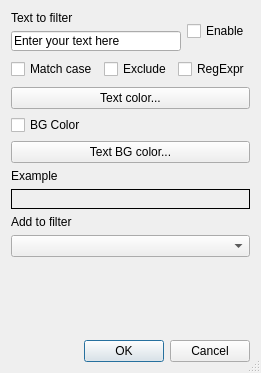
<?xml version="1.0" encoding="UTF-8"?>
<ui version="4.0">
 <class>FilterItemEditor</class>
 <widget class="QDialog" name="FilterItemEditor">
  <property name="windowModality">
   <enum>Qt::NonModal</enum>
  </property>
  <property name="geometry">
   <rect>
    <x>0</x>
    <y>0</y>
    <width>253</width>
    <height>373</height>
   </rect>
  </property>
  <property name="contextMenuPolicy">
   <enum>Qt::DefaultContextMenu</enum>
  </property>
  <property name="windowTitle">
   <string>Filter Item Dialog</string>
  </property>
  <property name="sizeGripEnabled">
   <bool>true</bool>
  </property>
  <property name="modal">
   <bool>false</bool>
  </property>
  <layout class="QVBoxLayout" name="verticalLayout1">

   <item>
   <layout class="QHBoxLayout" name="horizontalLayout2">
    <item>
    <layout class="QVBoxLayout" name="verticalLayout3">
    <item>
    <widget class="QLabel" name="label_textToFilter">
     <property name="text">
      <string>Text to filter</string>
     </property>
    </widget>
   </item>
   <item>
    <widget class="QLineEdit" name="lineEdit_filterItemEdit">
     <property name="sizePolicy">
      <sizepolicy hsizetype="MinimumExpanding" vsizetype="Minimum">
       <horstretch>0</horstretch>
       <verstretch>0</verstretch>
      </sizepolicy>
     </property>
     <property name="minimumSize">
      <size>
       <width>100</width>
       <height>20</height>
      </size>
     </property>
     <property name="sizeIncrement">
      <size>
       <width>0</width>
       <height>0</height>
      </size>
     </property>
     <property name="text">
      <string>Enter your text here</string>
     </property>
     </widget>
    </item>
    </layout>
    </item>
     <item>
      <widget class="QCheckBox" name="checkBox_enable">
       <property name="toolTip">
        <string>Tick this if you want to enable the filter</string>
       </property>
       <property name="text">
        <string>Enable</string>
       </property>
      </widget>
    </item>
   </layout>
   </item>


   <item>
    <layout class="QHBoxLayout" name="horizontalLayout4">
     <property name="topMargin">
      <number>2</number>
     </property>
     <property name="bottomMargin">
      <number>2</number>
     </property>
     <item>
      <widget class="QCheckBox" name="checkBox_matchCase">
       <property name="toolTip">
        <string>Tick this if you want the filter item matches to be case sensitive</string>
       </property>
       <property name="text">
        <string>Match case</string>
       </property>
      </widget>
     </item>
     <item>
      <widget class="QCheckBox" name="checkBox_exclude">
       <property name="toolTip">
        <string>Tick this if matches to this filter item should be hidden/excluded when showing just fitered item (F4)</string>
       </property>
       <property name="text">
        <string>Exclude</string>
       </property>
      </widget>
     </item>
     <item>
      <widget class="QCheckBox" name="checkBox_regExpr">
       <property name="toolTip">
        <string>Tick this if you want the filter item text to be used as a regular expression.</string>
       </property>
       <property name="text">
        <string>RegExpr</string>
       </property>
      </widget>
     </item>
    </layout>
   </item>
   <item>
    <widget class="QPushButton" name="pushButton_textColor">
     <property name="toolTip">
      <string>Choose the text color for the lines matching this filter item</string>
     </property>
     <property name="text">
      <string>Text color...</string>
     </property>
    </widget>
   </item>
   <item>
    <widget class="QCheckBox" name="checkBox_enableBGColor">
     <property name="sizePolicy">
      <sizepolicy hsizetype="Minimum" vsizetype="Minimum">
       <horstretch>0</horstretch>
       <verstretch>0</verstretch>
      </sizepolicy>
     </property>
     <property name="minimumSize">
      <size>
       <width>0</width>
       <height>20</height>
      </size>
     </property>
     <property name="toolTip">
      <string>Tick this to enable background color selection</string>
     </property>
     <property name="text">
      <string>BG Color</string>
     </property>
    </widget>
   </item>
   <item>
    <widget class="QPushButton" name="pushButton_BGTextColor">
     <property name="toolTip">
      <string>Choose the background color for the lines matching this filter item</string>
     </property>
     <property name="text">
      <string>Text BG color...</string>
     </property>
    </widget>
   </item>
   <item>
    <widget class="QLabel" name="label_Example">
     <property name="text">
      <string>Example</string>
     </property>
    </widget>
   </item>
   <item>
    <widget class="QLabel" name="label_textExampleFrame">
     <property name="minimumSize">
      <size>
       <width>0</width>
       <height>20</height>
      </size>
     </property>
     <property name="baseSize">
      <size>
       <width>0</width>
       <height>10</height>
      </size>
     </property>
     <property name="frameShape">
      <enum>QFrame::Box</enum>
     </property>
     <property name="text">
      <string/>
     </property>
    </widget>
   </item>
   <item>
    <widget class="QLabel" name="label_add_to_filter">
     <property name="text">
      <string>Add to filter</string>
     </property>
    </widget>
   </item>
   <item>
    <widget class="QComboBox" name="comboBox_filter"/>
   </item>
   <item>
    <spacer name="verticalSpacer">
     <property name="orientation">
      <enum>Qt::Vertical</enum>
     </property>
     <property name="sizeHint" stdset="0">
      <size>
       <width>20</width>
       <height>40</height>
      </size>
     </property>
    </spacer>
   </item>
   <item>
    <widget class="QDialogButtonBox" name="buttonBox">
     <property name="orientation">
      <enum>Qt::Horizontal</enum>
     </property>
     <property name="standardButtons">
      <set>QDialogButtonBox::Cancel|QDialogButtonBox::Ok</set>
     </property>
    </widget>
   </item>
  </layout>
  <zorder>label_add_to_filter</zorder>
  <zorder>label_textToFilter</zorder>
  <zorder>lineEdit_filterItemEdit</zorder>
  <zorder>label_Example</zorder>
  <zorder>buttonBox</zorder>
  <zorder>label_textExampleFrame</zorder>
  <zorder>pushButton_textColor</zorder>
  <zorder>pushButton_BGTextColor</zorder>
  <zorder>checkBox_enableBGColor</zorder>
  <zorder>verticalSpacer</zorder>
  <zorder>comboBox_filter</zorder>
 </widget>
 <resources/>
 <connections>
  <connection>
   <sender>buttonBox</sender>
   <signal>accepted()</signal>
   <receiver>FilterItemEditor</receiver>
   <slot>accept()</slot>
   <hints>
    <hint type="sourcelabel">
     <x>248</x>
     <y>254</y>
    </hint>
    <hint type="destinationlabel">
     <x>157</x>
     <y>274</y>
    </hint>
   </hints>
  </connection>
  <connection>
   <sender>buttonBox</sender>
   <signal>rejected()</signal>
   <receiver>FilterItemEditor</receiver>
   <slot>reject()</slot>
   <hints>
    <hint type="sourcelabel">
     <x>316</x>
     <y>260</y>
    </hint>
    <hint type="destinationlabel">
     <x>286</x>
     <y>274</y>
    </hint>
   </hints>
  </connection>
 </connections>
</ui>
